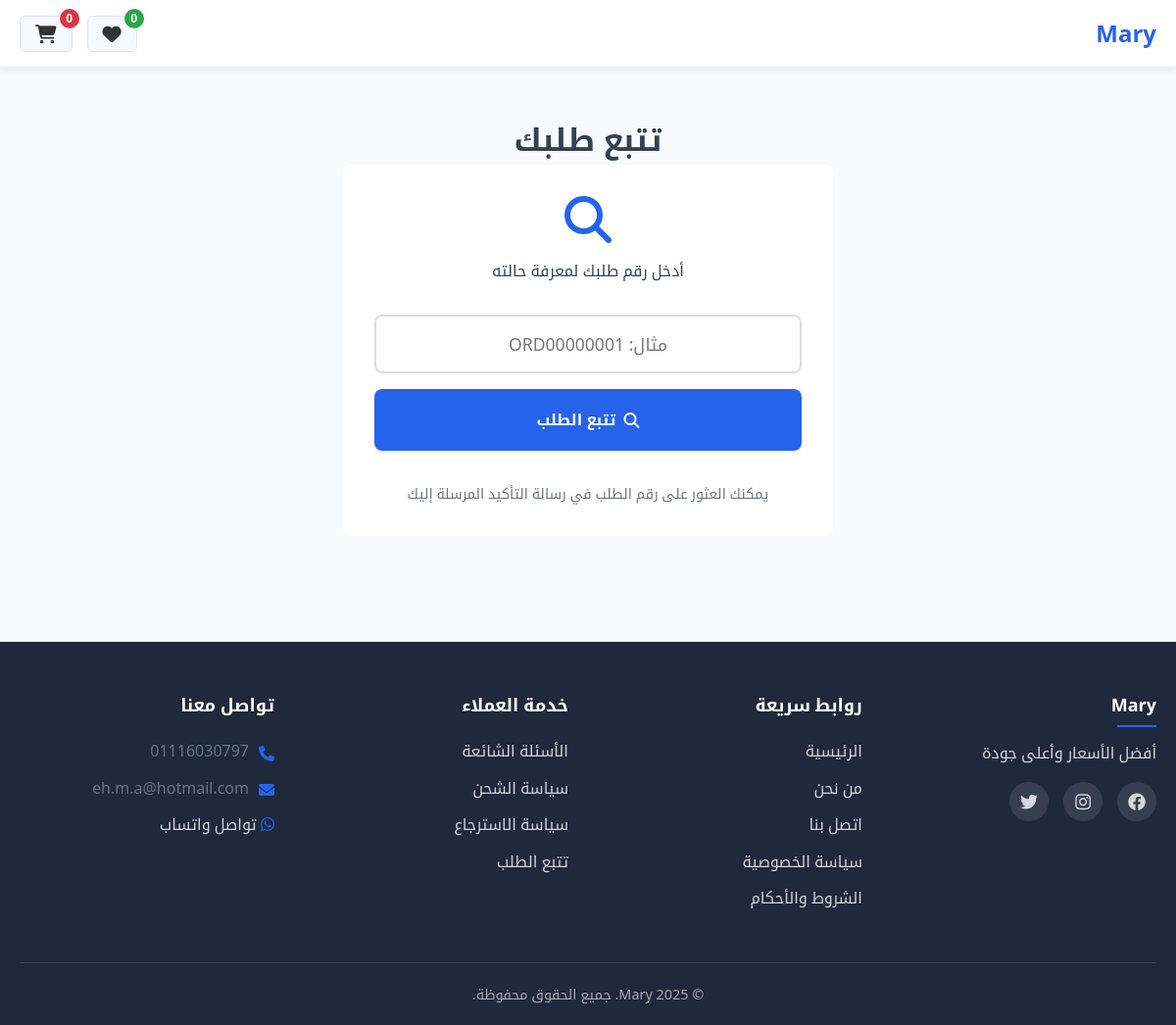
/track.php, run on the app's committed database.
### tables this page shows
CREATE TABLE `settings` (
  `id` int(11) NOT NULL,
  `setting_key` varchar(100) NOT NULL,
  `setting_value` text DEFAULT NULL,
  `setting_type` enum('text','number','boolean','json') DEFAULT 'text',
  `created_at` timestamp NOT NULL DEFAULT current_timestamp(),
  `updated_at` timestamp NOT NULL DEFAULT current_timestamp() ON UPDATE current_timestamp()
);

### functions.php (called while the page is built, shortened)
<?php
require_once 'config.php';
function getCartCount() {
    $count = 0;
    return $count;
}
if (!function_exists('getSetting')) {
    function getSetting($key, $default = '') {
        global $pdo;
        try {
            $stmt = $pdo->prepare("SELECT setting_value FROM settings WHERE setting_key = ?");
            $stmt->execute([$key]);
            $result = $stmt->fetchColumn();
            return $result !== false ? $result : $default;
        } catch (Exception $e) {
            return $default;
        }
    }
}
function getWishlistCount() {
    if (!isset($_SESSION['customer_id'])) {
        return 0;
    }
    global $pdo;
    $stmt = $pdo->prepare("SELECT COUNT(*) FROM wishlists WHERE customer_id = ?");
    $stmt->execute([$_SESSION['customer_id']]);
    return $stmt->fetchColumn();
}
 ?>

### track.php (the view, shortened to what this page needs)
<?php
require_once 'functions.php';
$storeName = getSetting('store_name', 'متجر إلكتروني');
$storeDescription = getSetting('store_description', '');
$order = null;
?>
<!DOCTYPE html>
<html lang="ar" dir="rtl">
<head>
    <link rel="stylesheet" href="assets/css/styles.css">
    <link rel="stylesheet" href="https://cdnjs.cloudflare.com/ajax/libs/font-awesome/6.4.0/css/all.min.css">
</head>
<body>
<header class="site-header">
        <div class="container">
            <div class="header-content">
                <div class="logo">
                    <a href="index.php"><h1><?= htmlspecialchars($storeName) ?></h1></a>
                </div>
                <div class="header-actions">
                <a href="wishlist.php" class="wishlist-btn">
                    <i class="fas fa-heart"></i>
                    <span class="wishlist-count" id="wishlist-count">
                        <?= getWishlistCount() ?>
                    </span>
                </a>
                    <a href="cart.php" class="cart-btn">
                        <i class="fas fa-shopping-cart"></i>
                        <span class="cart-count"><?= getCartCount() ?></span>
                    </a>
                </div>
            </div>
        </div>
    </header>
    <main class="track-page">
        <div class="container">
            <h1 class="text-center">تتبع طلبك</h1>
            <?php if (!$order): ?>
                <div class="track-form">
                    <i class="fas fa-search" style="font-size: 3rem; color: var(--primary-color); margin-bottom: 1rem;"></i>
                    <p style="margin-bottom: 2rem;">أدخل رقم طلبك لمعرفة حالته</p>
                    <form method="post">
                        <input type="text"
                               name="order_number"
                               placeholder="مثال: ORD00000001"
                               required
                               style="width: 100%; padding: 1rem; border: 2px solid #ddd; border-radius: 8px; margin-bottom: 1rem; text-align: center; font-size: 1.1rem;">
                        <button type="submit" class="btn btn-primary" style="width: 100%; padding: 1rem;">
                            <i class="fas fa-search"></i> تتبع الطلب
                        </button>
                    </form>
                    <p style="margin-top: 2rem; font-size: 0.9rem; color: var(--text-secondary);">
                        يمكنك العثور على رقم الطلب في رسالة التأكيد المرسلة إليك
                    </p>
                </div>
            <?php endif; ?>
        </div>
    </main>
    <footer class="site-footer">
        <div class="container">
            <div class="footer-content">
                <div class="footer-section">
                    <h3><?= htmlspecialchars($storeName) ?></h3>
                    <p><?= htmlspecialchars($storeDescription) ?></p>
                    <div class="social-links">
                        <?php if ($fb = getSetting('facebook_url')): ?>
                            <a href="<?= htmlspecialchars($fb) ?>" target="_blank"><i class="fab fa-facebook"></i></a>
                        <?php endif; ?>
                        <?php if ($ig = getSetting('instagram_url')): ?>
                            <a href="<?= htmlspecialchars($ig) ?>" target="_blank"><i class="fab fa-instagram"></i></a>
                        <?php endif; ?>
                        <?php if ($tw = getSetting('twitter_url')): ?>
                            <a href="<?= htmlspecialchars($tw) ?>" target="_blank"><i class="fab fa-twitter"></i></a>
                        <?php endif; ?>
                    </div>
                </div>
                <div class="footer-section">
                    <h4>روابط سريعة</h4>
                    <ul>
                        <li><a href="index.php">الرئيسية</a></li>
                        <li><a href="about.php">من نحن</a></li>
                        <li><a href="contact.php">اتصل بنا</a></li>
                        <li><a href="privacy.php">سياسة الخصوصية</a></li>
                        <li><a href="terms.php">الشروط والأحكام</a></li>
                    </ul>
                </div>
                <div class="footer-section">
                    <h4>خدمة العملاء</h4>
                    <ul>
                        <li><a href="faq.php">الأسئلة الشائعة</a></li>
                        <li><a href="shipping.php">سياسة الشحن</a></li>
                        <li><a href="returns.php">سياسة الاسترجاع</a></li>
                        <li><a href="track.php">تتبع الطلب</a></li>
                    </ul>
                </div>
                <div class="footer-section">
                    <h4>تواصل معنا</h4>
                    <ul class="contact-info">
                        <li><i class="fas fa-phone"></i> <?= getSetting('store_phone', '') ?></li>
                        <li><i class="fas fa-envelope"></i> <?= getSetting('store_email', '') ?></li>
                        <?php if ($whatsapp = getSetting('whatsapp_number')): ?>
                            <li>
                                <a href="https://wa.me/<?= $whatsapp ?>" target="_blank">
                                    <i class="fab fa-whatsapp"></i> تواصل واتساب
                                </a>
                            </li>
                        <?php endif; ?>
                    </ul>
                </div>
            </div>
            <div class="footer-bottom">
                <p>&copy; <?= date('Y') ?> <?= htmlspecialchars($storeName) ?>. جميع الحقوق محفوظة.</p>
            </div>
        </div>
    </footer>
</body>
</html>

### track.php (style rules this page uses)
.track-page { padding: 3rem 0; min-height: 60vh; }
.track-form { background: white; padding: 2rem; border-radius: 8px; max-width: 500px; margin: 0 auto; text-align: center; }

### data on the page
settings: setting_value "Mary"
settings: setting_value "أفضل الأسعار وأعلى جودة"
settings: setting_value "01116030797"
settings: setting_value "eh.m.a@hotmail.com"

### other printed values
getWishlistCount() "0"
getCartCount() "0"
